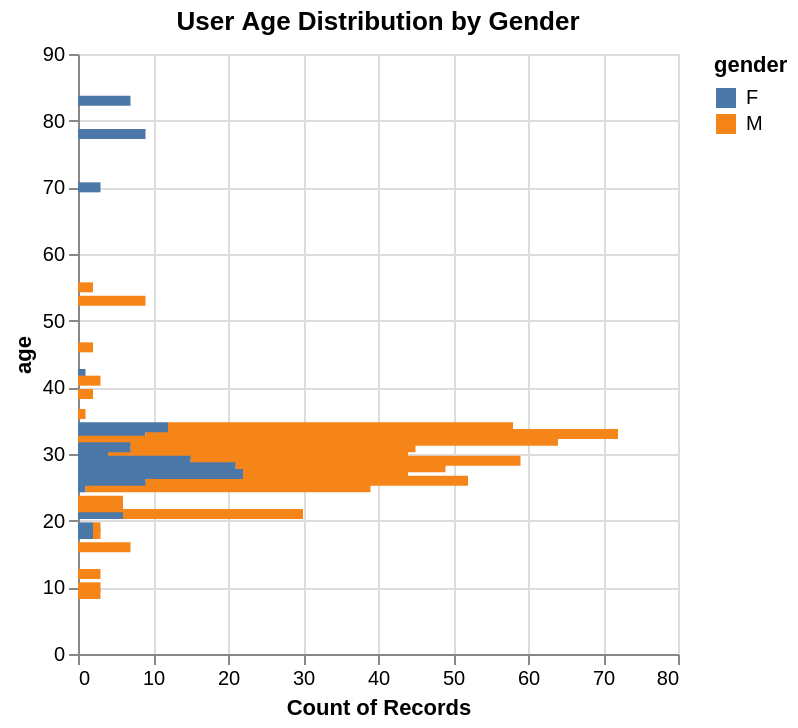

The notebook cell saved with this chart:
### Code cell
import altair as alt
# visualize user age by occupation and gender
alt.Chart(ratings_meta).mark_bar().encode(
    x='count()',
    y='age',
    color='gender',
    tooltip=['age', 'gender', 'count()']
).properties(
    title='User Age Distribution by Gender'
).interactive()

### Figure 1 — Vega-Lite specification as saved in the notebook (floating-point values rounded to 4 significant figures; data arrays with more than 128 entries replaced by an {"elided": "..."} marker saying what was removed)
{"config": {"view": {"continuousWidth": 300, "continuousHeight": 300}}, "data": {"name": "data-f090b1d34bf2b68ab079222d2f9a0232"}, "mark": {"type": "bar"}, "encoding": {"color": {"field": "gender", "type": "nominal"}, "tooltip": [{"field": "age", "type": "quantitative"}, {"field": "gender", "type": "nominal"}, {"aggregate": "count", "type": "quantitative"}], "x": {"aggregate": "count", "type": "quantitative"}, "y": {"field": "age", "type": "quantitative"}}, "params": [{"name": "param_1", "select": {"type": "interval", "encodings": ["x", "y"]}, "bind": "scales"}], "title": "User Age Distribution by Gender", "$schema": "https://vega.github.io/schema/vega-lite/v5.20.1.json", "datasets": {"data-f090b1d34bf2b68ab079222d2f9a0232": {"elided": "629 records"}}}
